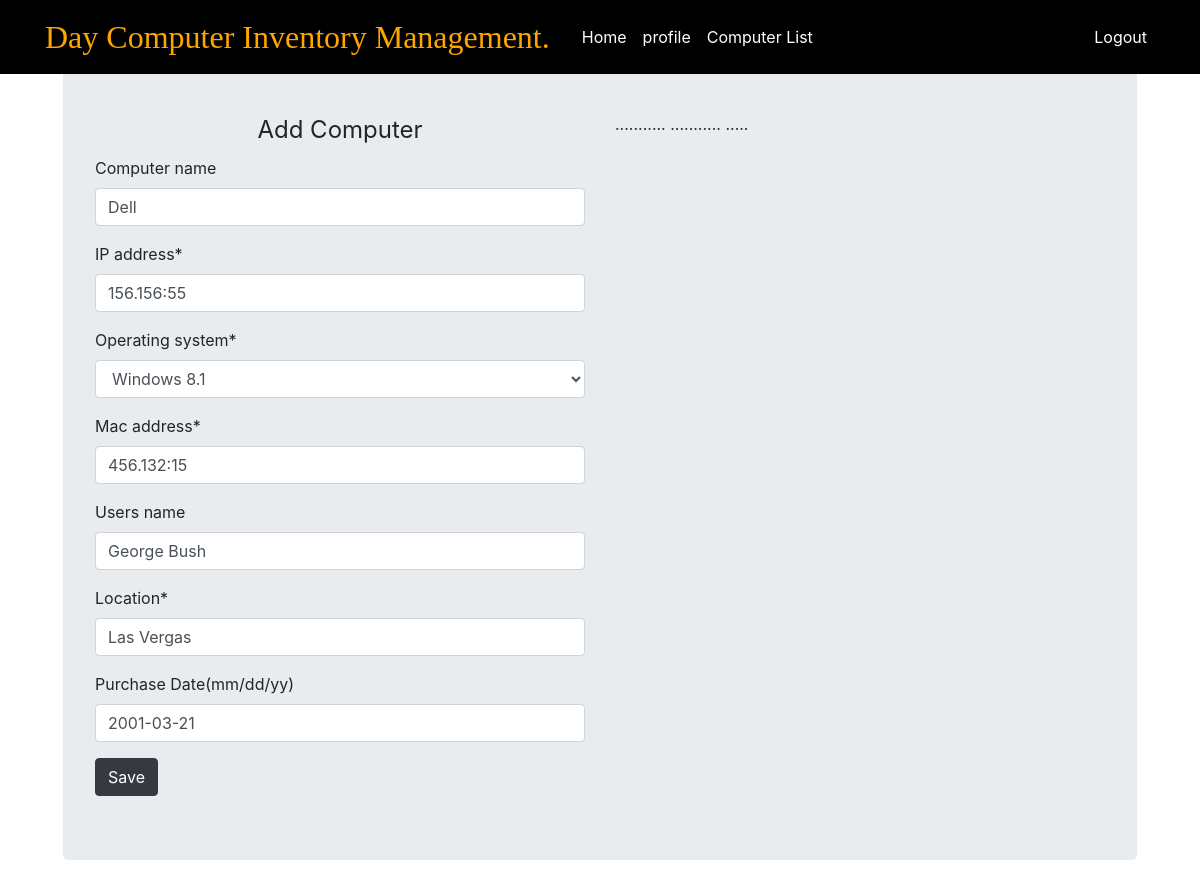
Screenshot of /comp/edit/6/ (signed in) with the database file from the repository.
### myapp/models.py (models this page shows, shortened)
class Computer(models.Model):
    computer_name=models.CharField(max_length=30,blank=True,null=True)
    IP_address=models.CharField(max_length=30,unique=True)
    Mac_address=models.CharField(max_length=30,unique=True)
    Users_name=models.CharField(max_length=30,blank=True,null=True)
    Operating_system=models.ForeignKey(OperatingSystem,on_delete=models.CASCADE)
    location=models.CharField(max_length=30)
    purchase_date=models.DateField("Purchase Date(mm/dd/yy)",blank=True,null=True)
    timestamp=models.DateTimeField(auto_now_add=True,auto_now=False)

### myapp/views.py (the view)
# urls.py: path('edit/<pk>/',views.ComputerEdit,name='edit'),
@login_required
def ComputerEdit(request,pk):
    instance=Computer.objects.get(pk=pk)
    form =ComputerForm(request.POST or None,instance=instance)
    if form.is_valid():
        instance=form.save(commit=False)
        instance.save()
        messages.success(request,"The computer's details have been updated!")
        return HttpResponseRedirect('/comp/list/')
    context={
    'form':form
    }
    return render(request,'myapp/home.html',context)

### myapp/forms.py (shortened to what this page needs)
class ComputerForm(forms.ModelForm):
    class Meta:
        model=Computer
        fields=['computer_name','IP_address','Operating_system','Mac_address','Users_name','location','purchase_date']

### accounts/models.py (called while the page is built)
    @property
    def is_admin(self):
        return self.admin

    @property
    def is_active(self):
        return self.active

### myapp/models.py (called while the page is built)
    def __str__(self):
        return f"{self.operating_System}"

### myapp/templates/myapp/home.html (shortened to what this page needs)
{%extends 'accounts/base.html'%}
{%load crispy_forms_tags%}
{%block content%}
<div class="jumbotron">
  <div class="row">
  <div class="col-sm-6">
<form method="POST" action='' enctype='multipart/form-data'>
  <legend align=center>Add Computer</legend>
{{form|crispy}}
{%if user.is_admin%}
<button class="btn btn-dark">Save</button>
{%endif%}
</form>
</div>
<div class="col-sm-6">
...........
...........
.....
  </div>
  </div>
  </div>
{%endblock%}

### rows the page displays
Computer: computer_name "Dell", IP_address "156.156:55", Operating_system "Windows 8.1", Mac_address "456.132:15", Users_name "George Bush", location "Las Vergas", purchase_date "2001-03-21"
